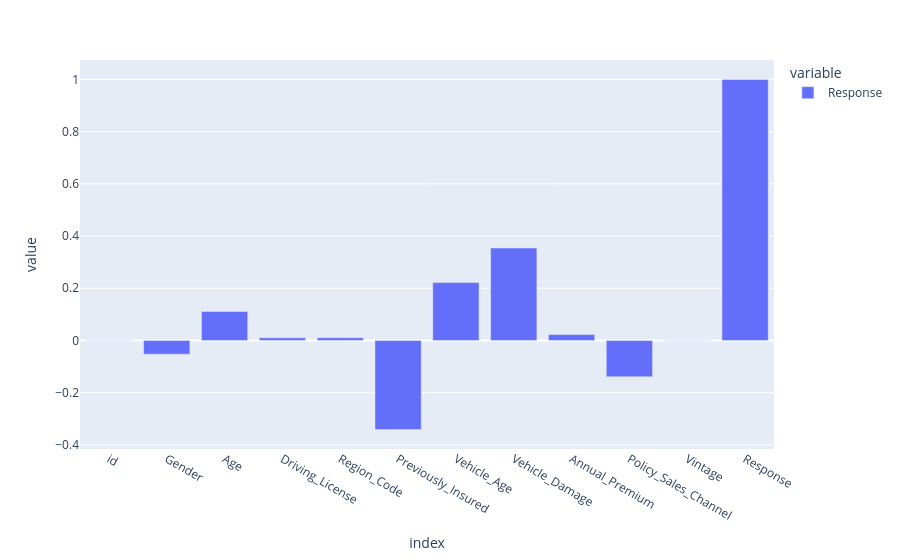

The cell this chart's notebook holds for it:
### Code cell
px.bar(df.corr()['Response'])

### Figure 1 — Plotly figure (JSON) as saved in the notebook; plotly's stock layout.template omitted (floating-point values rounded to 4 significant figures)
{"data": [{"alignmentgroup": "True", "hovertemplate": "variable=Response<br>index=%{x}<br>value=%{y}<extra></extra>", "legendgroup": "Response", "marker": {"color": "#636efa", "pattern": {"shape": ""}}, "name": "Response", "offsetgroup": "Response", "orientation": "v", "showlegend": true, "textposition": "auto", "x": ["id", "Gender", "Age", "Driving_License", "Region_Code", "Previously_Insured", "Vehicle_Age", "Vehicle_Damage", "Annual_Premium", "Policy_Sales_Channel", "Vintage", "Response"], "xaxis": "x", "y": [-0.001368, -0.05244, 0.1111, 0.01016, 0.01057, -0.3412, 0.2219, 0.3544, 0.02257, -0.139, -0.00105, 1], "yaxis": "y", "type": "bar"}], "layout": {"xaxis": {"anchor": "y", "domain": [0, 1], "title": {"text": "index"}}, "yaxis": {"anchor": "x", "domain": [0, 1], "title": {"text": "value"}}, "legend": {"title": {"text": "variable"}, "tracegroupgap": 0}, "margin": {"t": 60}, "barmode": "relative"}}
